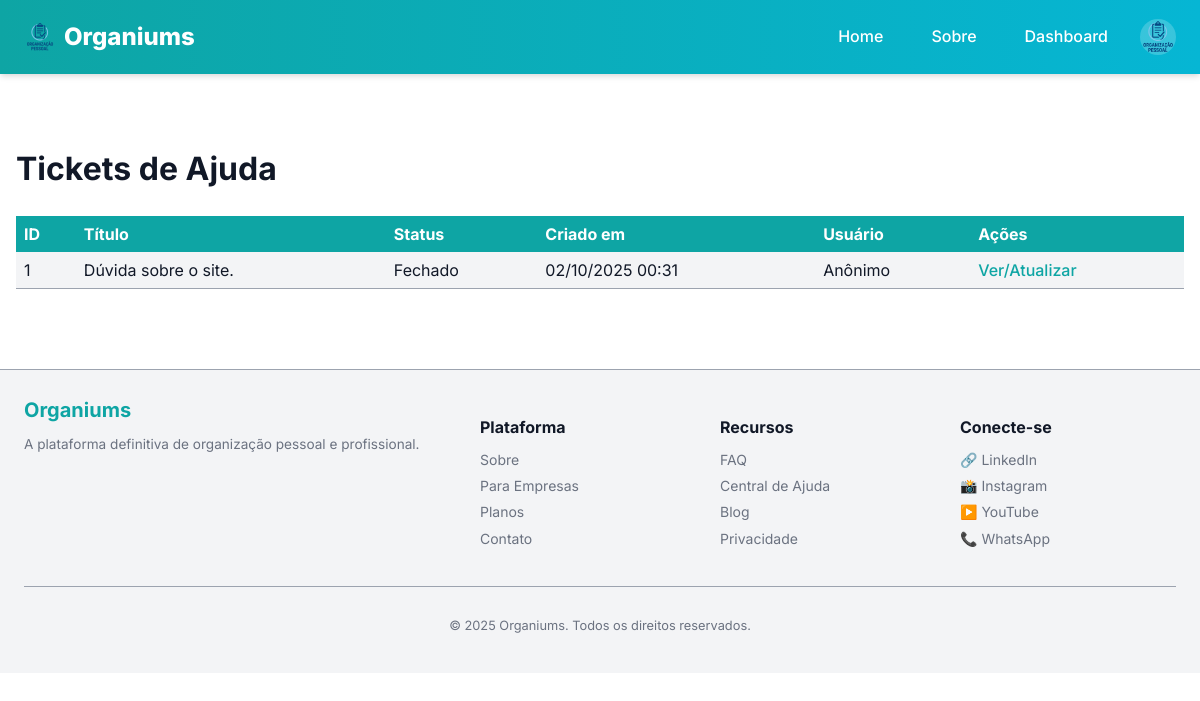
/admin/ajuda (signed in), run on the app's committed database.
### models.py (models this page shows, shortened)
class User(UserMixin, db.Model):
    __tablename__ = "user"
    id = db.Column(db.Integer, primary_key=True)
    username = db.Column(db.String(50), unique=True, index=True, nullable=False)
    name = db.Column(db.String(120), nullable=False)
    email = db.Column(db.String(120), unique=True, index=True, nullable=False)
    password_hash = db.Column(db.String(128))
    avatar = db.Column(db.String(200))
    role = db.Column(db.String(30), default="cliente", nullable=False)
    company_id = db.Column(db.Integer, db.ForeignKey('company.id'), nullable=True)
    def is_admin(self):
        return self.role == "admin"

class Ticket(db.Model):
    id = db.Column(db.Integer, primary_key=True)
    titulo = db.Column(db.String(200), nullable=False)
    descricao = db.Column(db.Text, nullable=False)
    status = db.Column(db.String(20), default="Aberto")
    usuario_id = db.Column(db.Integer, db.ForeignKey('user.id'))
    criado_em = db.Column(db.DateTime, default=db.func.current_timestamp())
    atualizado_em = db.Column(db.DateTime, default=db.func.current_timestamp(), onupdate=db.func.current_timestamp())
    usuario = db.relationship('User', backref='tickets')

### app/views.py (the view)
@bp.route('/admin/ajuda')
@login_required
def admin_ajuda():
    if not current_user.is_admin() and not current_user.is_funcionario():
        abort(403)
    register_log("Acesso à página de ajuda/admin")
    tickets = Ticket.query.order_by(Ticket.criado_em.desc()).all()
    return render_template('admin/ajuda_list.html', tickets=tickets)

### app/utils.py (called while the page is built)
def register_log(action, status="ok"):
    user_id = current_user.id if current_user.is_authenticated else None
    ip_address = request.remote_addr
    log = Log(
        user_id=user_id,
        action=action,
        ip_address=ip_address,
        status=status
    )
    db.session.add(log)
    db.session.commit()

### manage.py (called while the page is built)
def create_app(config_object=None):
    app = Flask(__name__, template_folder='app/templates', static_folder='app/static')
    app.config.from_object(config_object or Config)
    db.init_app(app)
    migrate.init_app(app, db)
    login.init_app(app)
    from models import User
    @login.user_loader
    def load_user(user_id):
        return User.query.get(int(user_id))
    from app.views import bp as app_bp
    from api.views import bp as api_bp
    app.register_blueprint(app_bp)
    app.register_blueprint(api_bp, url_prefix='/api')
    app.config['MAX_CONTENT_LENGTH'] = 2 * 1024 * 1024
    register_error_handlers(app)
    @app.shell_context_processor
    def make_shell_context():
        return {'db': db, 'User': User}
    return app

### app/templates/admin/ajuda_list.html (shortened to what this page needs)
{% extends 'base.html' %}
{% block content %}
<h1>Tickets de Ajuda</h1>
<table>
    <thead>
        <tr>
            <th>ID</th>
            <th>Título</th>
            <th>Status</th>
            <th>Criado em</th>
            <th>Usuário</th>
            <th>Ações</th>
        </tr>
    </thead>
    <tbody>
        {% for ticket in tickets %}
        <tr>
            <td>{{ ticket.id }}</td>
            <td>{{ ticket.titulo }}</td>
            <td>{{ ticket.status }}</td>
            <td>{{ ticket.criado_em.strftime('%d/%m/%Y %H:%M') }}</td>
            <td>{{ ticket.usuario.name if ticket.usuario else 'Anônimo' }}</td>
            <td><a href="{{ url_for('app_bp.admin_ajuda_ticket', ticket_id=ticket.id) }}">Ver/Atualizar</a></td>
        </tr>
        {% endfor %}
    </tbody>
</table>
{% endblock %}

### app/templates/components/header.html (shortened to what this page needs)
<header class="site-header">
  <div class="header-wrap">
    <a class="brand" href="{{ url_for('app_bp.home') }}">
      <img class="brand-logo" src="{{ url_for('static', filename='img/logo.png') }}" alt="Organiums" width="32" height="32">
      Organiums
    </a>
    <nav class="desktop-nav">
      <a class="nav-link" href="{{ url_for('app_bp.home') }}">Home</a>
      <a class="nav-link" href="{{ url_for('app_bp.about') }}">Sobre</a>
      {% if current_user.is_authenticated %}
        <a class="nav-link" href="{{ url_for('app_bp.dashboard') }}">Dashboard</a>
        <div class="user-menu">
          {% if current_user.avatar %}
            <img src="{{ url_for('static', filename='uploads/avatars/' ~ current_user.avatar) }}"
                alt="Avatar de {{ current_user.name }}"
                width="32" height="32"
                class="user-avatar">
          {% else %}
            <div class="user-avatar placeholder-avatar">{{ current_user.name[0]|upper }}</div>
          {% endif %}
        </div>
      {% else %}
        <a class="nav-link" href="{{ url_for('app_bp.login') }}">Entrar</a>
        <a class="nav-link" href="{{ url_for('app_bp.register') }}">Cadastrar</a>
      {% endif %}
    </nav>
  </div>
</header>

### app/static/css/main.css (style rules this page uses)
* { box-sizing: border-box; }
body { font-family: var(--font-base); background: var(--bg); color: var(--fg); margin: 0; padding: 0; line-height: var(--line-height); }

### app/static/css/vars.css (style rules this page uses)
:root { --bg: #ffffff; --fg: #111827; --bg-light: #f3f4f6; --muted: #6b7280; --muted-light: #9ca3af; --border: #e5e7eb; --surface: #ffffff; --brand-primary: #0ea5a4; --brand-secondary: #06b6d4; --brand-dark: #0d9488; --success: #10b981; --success-bg: #d1fae5; --danger: #ef4444; --danger-bg: #fee2e2; --warning: #f59e0b; --warning-bg: #fef3c7; --info: #3b82f6; --info-bg: #dbeafe; --font-base: 'Inter', system-ui, Arial, sans-serif; --font-alt: 'Inter', system-ui, Arial, sans-serif; --text-xs: 0.75rem; --text-sm: 0.875rem; --text-md: 1rem; --text-lg: 1.125rem; --text-xl: 1.25rem; --text-2xl: 1.5rem; --text-3xl: 1.875rem; --line-height: 1.6; --container-width: 1200px; --spacing-xs: 4px; --spacing-sm: 8px; --spacing-md: 16px; --spacing-lg: 24px; --spacing-xl: 32px; --spacing-2xl: 48px; --radius: 8px; --radius-lg: 12px; --radius-full: 9999px; --shadow: 0 4px 6px -1px rgba(0, 0, 0, 0.1), 0 2px 4px -1px rgba(0, 0, 0, 0.06); --shadow-md: 0 10px 15px -3px rgba(0, 0, 0, 0.1), 0 4px 6px -2px rgba(0, 0, 0, 0.05); --shadow-lg: 0 20px 25px -5px rgba(0, 0, 0, 0.1), 0 10px 10px -5px rgba(0, 0, 0, 0.04); --transition: all 0.3s ease; --modal-bg: var(--surface); --overlay-bg: rgba(0, 0, 0, 0.6); }

### app/static/css/components/header.css (style rules this page uses)
.site-header { background: linear-gradient(90deg, var(--brand-primary), var(--brand-secondary)); color: white; position: sticky; top: 0; z-index: 1000; box-shadow: var(--shadow); }
.header-wrap { max-width: var(--container-width); margin: 0 auto; display: flex; justify-content: space-between; align-items: center; padding: var(--spacing-md) var(--spacing-lg); }
.brand { font-weight: 800; color: white; text-decoration: none; font-size: 1.5rem; display: flex; align-items: center; gap: var(--spacing-sm); }
.brand-logo { height: 32px; width: auto; }
.desktop-nav { display: flex; align-items: center; gap: var(--spacing-md); }
.nav-link { color: white; text-decoration: none; font-weight: 500; padding: var(--spacing-sm) var(--spacing-md); border-radius: var(--radius); transition: var(--transition); position: relative; }
.nav-link::after { content: ''; position: absolute; bottom: 0; left: 50%; width: 0; height: 2px; background-color: white; transition: var(--transition); transform: translateX(-50%); }
.user-menu { display: flex; align-items: center; gap: var(--spacing-sm); position: relative; }
.user-avatar { width: 36px; height: 36px; border-radius: 50%; background-color: rgba(255, 255, 255, 0.2); display: flex; align-items: center; justify-content: center; font-weight: 600; cursor: pointer; }

### app/static/css/pages/public/ajuda.css (style rules this page uses)
table { width: 100%; border-collapse: collapse; margin-bottom: var(--spacing-xl); }
thead { background: var(--brand-primary); color: white; }
thead th { padding: var(--spacing-sm); text-align: left; }
tbody tr { background: var(--bg-light); border-bottom: 1px solid var(--muted-light); }
tbody td { padding: var(--spacing-sm); vertical-align: top; }
table a { color: var(--brand-primary); text-decoration: none; font-weight: 500; }

### data on the page
User: avatar (picture)
Ticket: id "1", titulo "Dúvida sobre o site.", status "Fechado", criado_em "02/10/2025 00:31", usuario "Anônimo"

### other printed values
{{ current_year|default(2025) }} "2025"
